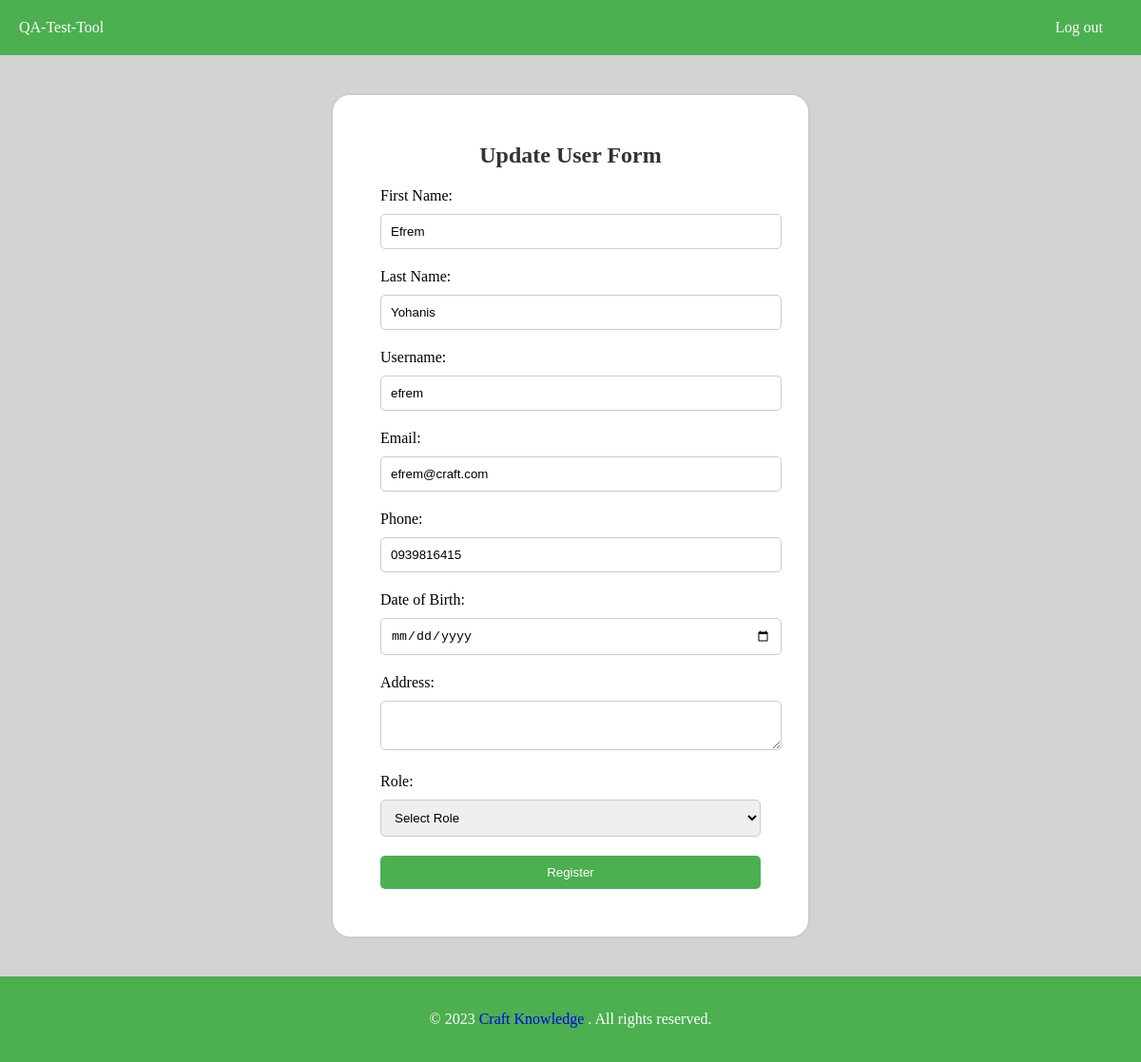
The app's page /update/1/ with its own data.
### app1/models.py (models this page shows, shortened)
class CustomUser(models.Model):
    ROLES = (
        ('user', 'User'),
        ('Administrator', 'Administrator'),
    )
    first_name = models.CharField(max_length=30)
    last_name = models.CharField(max_length=30)
    email = models.EmailField(unique=True)
    username = models.CharField(max_length=30, unique=True)
    password = models.CharField(max_length=128)
    phone = models.CharField(max_length=15)
    address = models.CharField(max_length=255)
    role = models.CharField(max_length=30, choices=ROLES,null=True)
    date_of_birth = models.DateField()

### app1/views.py (the view, shortened to what this page needs)
# urls.py: path('update/<int:user_id>/',update,name='update'),
def update(request,user_id):
    user=CustomUser.objects.get(id=user_id)
    context={'user':user}
    return render(request,'update.html',context)

### templates/update.html (shortened to what this page needs)
{% load static %}
<!DOCTYPE html>
<html lang="en">
<head>
    <link rel="stylesheet" href="{% static 'update.css' %}">
</head>
<body>
    <header>
        <nav>
          <ul>
            <li><a href="{% url 'home' %}">QA-Test-Tool</a></li>
            <li class="login-btn" style="float: right;"><a href="{% url 'logout' %}">Log out</a></li>
          </ul>
        </nav>
      </header>
    <main>
        <section class="register-form">
            <h2>Update User Form</h2>
            <form action="" method="POST">
              <div >
                <label for="username">First Name:</label>
                <input class="form-element" type="text" id="username" name="first_name" value="{{user.first_name}}" required>
              </div>
              <div >
                <label for="username">Last Name:</label>
                <input class="form-element" type="text" id="username" name="last_name" value="{{user.last_name}}" required>
              </div>
              <div >
                <label for="username">Username:</label>
                <input class="form-element" type="text" id="username" name="username" value="{{user.username}}" required>
              </div>
              <div >
                <label for="email">Email:</label>
                <input class="form-element" type="email" id="email" name="email" value="{{user.email}}" required>
              </div>
              <div >
                <label for="phone">Phone:</label>
                <input class="form-element" type="tel" id="phone" name="phone" value="{{user.phone}}" required>
              </div>
              <div >
                <label for="date_of_birth">Date of Birth:</label>
                <input class="form-element" type="date" id="date_of_birth" name="date_of_birth" value="{{user.date_of_birth}}" required>
              </div>
              <div >
                <label for="address">Address:</label>
                <textarea class="form-element" id="address" name="address" value="{{user.address}}"  required></textarea>
            </div>
              <div >
                <label for="role">Role:</label>
                <select class="form-element" id="role" name="role" value="{{user.role}}" required>
                  <option value="">Select Role</option>
                </select>
              </div>
              <div >
                <input type="submit" value="Register">
              </div>
            </form>
          </section>
    </main>
    <footer>
      <p>&copy; 2023 <a href="https://craftknowledge.net/" class="link-deco">Craft Knowledge</a> . All rights reserved.</p>
      </footer>
</body>
</html>

### static/update.css (style rules this page uses)
body { margin: 0; padding: 0; background-color: lightgray; }
header { background: #4CAF50; padding: 20px; }
nav ul { list-style-type: none; margin: 0; padding: 0; }
nav ul li { display: inline; margin-right: 20px; }
nav ul li a { color: #fff; text-decoration: none; }
main { padding: 40px; }
h2 { text-align: center; margin-top: 0; margin-bottom: 20px; color: #333; }
.register-form { max-width: 400px; margin: 0 auto; padding: 50px; background: #ffff; border: 2px solid #ccc; border-radius: 20px; }
.register-form label { display: block; margin-bottom: 10px; }
.form-element { width: 100%; padding: 10px; margin-bottom: 20px; margin-right: 100px; border: 1px solid #ccc; border-radius: 5px; }
.register-form input[type="submit"] { width: 100%; padding: 10px; background: #4CAF50; color: white; border: none; border-radius: 5px; }
footer { background: #4CAF50; padding: 20px; text-align: center; color: #fff; }
.link-deco { text-decoration: none; }

### records on screen
CustomUser: first_name "Efrem", last_name "Yohanis", username "efrem", email "efrem@craft.com", phone "0939816415"
